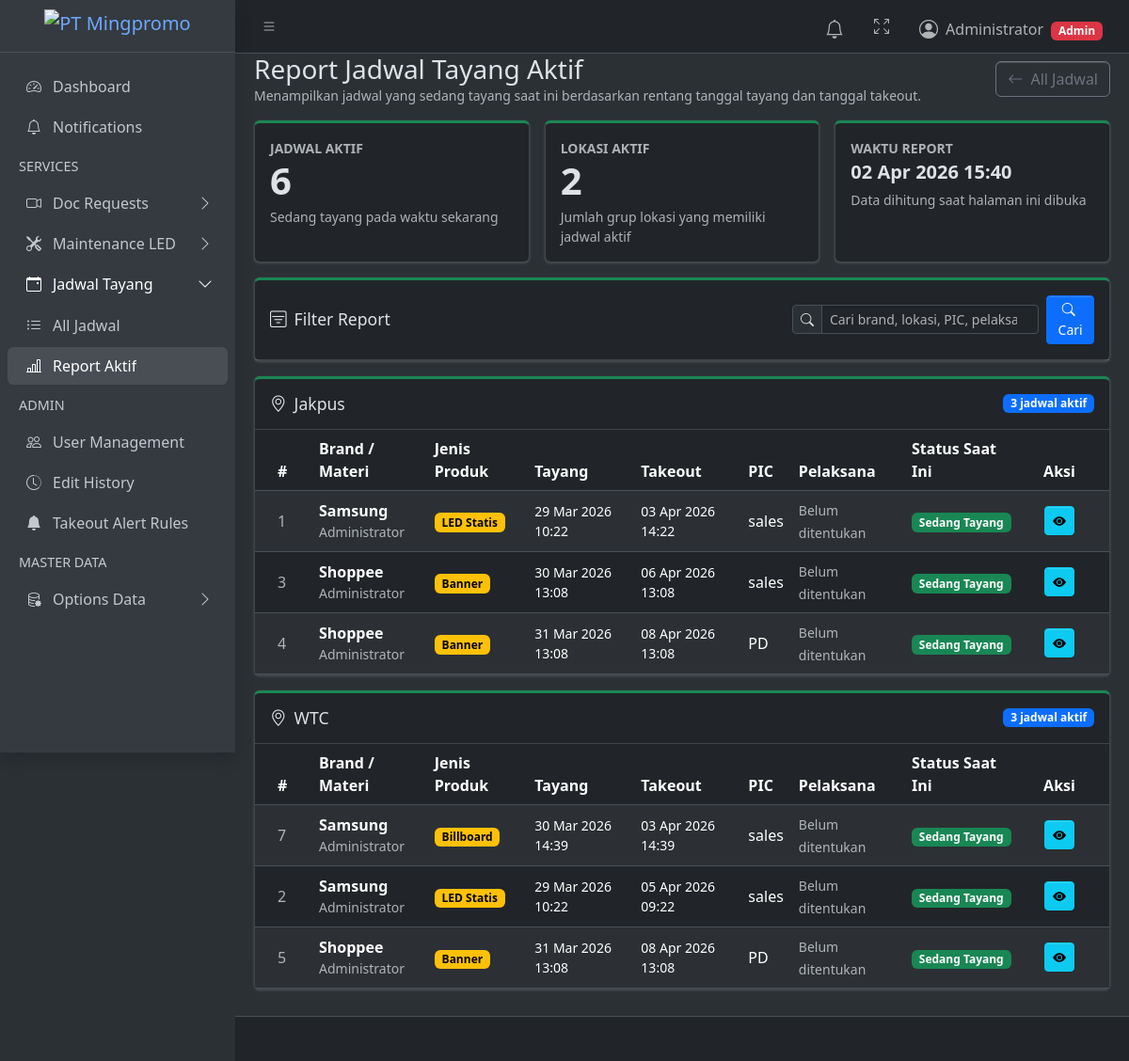
The app's page /jadwal-tayang/report/ (signed in) with its own data.
### products/models.py (models this page shows, shortened)
class Lokasi(models.Model):
    name = models.CharField(max_length=200, unique=True)

class JadwalTayang(models.Model):
    STATUS_CHOICES = [
        ('BELUM_TAYANG', 'Belum Tayang'),
        ('SEDANG_TAYANG', 'Sedang Tayang'),
        ('SUDAH_TAKEOUT', 'Sudah Takeout'),
    ]
    submitted_by = models.ForeignKey(
        settings.AUTH_USER_MODEL,
        on_delete=models.CASCADE,
        related_name="jadwal_tayang_requests",
        verbose_name="Submitted By",
    )
    brand_materi = models.ForeignKey(
        BrandMateri, on_delete=models.SET_NULL, null=True,
        verbose_name="Brand / Materi",
    )
    lokasi = models.ManyToManyField(Lokasi, verbose_name="Lokasi")
    jenis_led = models.ForeignKey(
        LEDType, on_delete=models.SET_NULL, null=True,
        verbose_name="Jenis Produk",
    )
    tanggal_tayang = models.DateTimeField("Tanggal Tayang")
    tanggal_takeout = models.DateTimeField("Tanggal Takeout")
    note_requester = models.TextField("Notes Requester", blank=True)
    foto_referensi_requester = models.ImageField(
        "Foto Referensi Requester",
        upload_to="jadwal_tayang/requester/",
        blank=True,
        null=True,
    )
    link_foto_drive_requester = models.URLField(
        "Link Foto Google Drive",
        blank=True,
    )
    note_executor = models.TextField("Notes Executor", blank=True)
    pic_pemohon = models.CharField("PIC Pemohon", max_length=150)
    pelaksana = models.ManyToManyField(
        Dokumentator, blank=True,
        related_name="jadwal_tayang_assignments",
        verbose_name="Pelaksana",
    )
    status = models.CharField(max_length=20, choices=STATUS_CHOICES, default='BELUM_TAYANG')
    created_at = models.DateTimeField(auto_now_add=True)
    class Meta:
        ordering = ['-created_at']

class BrandMateri(models.Model):
    name = models.CharField(max_length=200, unique=True)
    def __str__(self):
        return self.name

class LEDType(models.Model):
    name = models.CharField(max_length=100, unique=True)

### products/views.py (the view, shortened to what this page needs)
# urls.py: path("jadwal-tayang/report/", views.jadwal_tayang_report, name="jadwal_tayang_report"),
@login_required
def jadwal_tayang_report(request):
    search_query = _get_search_query(request)
    now = timezone.now()
    qs = JadwalTayang.objects.select_related(
        "brand_materi", "jenis_led", "submitted_by"
    ).prefetch_related("lokasi", "pelaksana").filter(
        tanggal_tayang__lte=now,
        tanggal_takeout__gte=now,
    )
    active_jadwal = list(qs.order_by("tanggal_takeout", "tanggal_tayang", "id"))
    report_groups = _group_jadwal_tayang_by_lokasi(active_jadwal)
    return render(request, "products/jadwal_tayang_report.html", {
        "report_groups": report_groups,
        "active_count": len(active_jadwal),
        "generated_at": now,
        **_search_context(request, "Cari brand, lokasi, PIC, pelaksana, atau user"),
    })

### products/views.py (called while the page is built)
def _get_search_query(request):
    return request.GET.get("q", "").strip()

def _search_context(request, placeholder):
    params = request.GET.copy()
    params.pop("page", None)
    search_query = _get_search_query(request)
    return {
        "search_query": search_query,
        "search_active": bool(search_query),
        "search_placeholder": placeholder,
        "page_query": params.urlencode(),
    }

def _group_jadwal_tayang_by_lokasi(jadwal_list):
    grouped = {}
    for jadwal_tayang in jadwal_list:
        lokasi_list = list(jadwal_tayang.lokasi.all())
        if not lokasi_list:
            grouped.setdefault("Tanpa Lokasi", {"lokasi_name": "Tanpa Lokasi", "items": []})["items"].append(jadwal_tayang)
            continue
        for lokasi in sorted(lokasi_list, key=lambda item: item.name.casefold()):
            grouped.setdefault(
                lokasi.name,
                {"lokasi_name": lokasi.name, "items": []},
            )["items"].append(jadwal_tayang)
    return [grouped[key] for key in sorted(grouped.keys(), key=str.casefold)]

### products/templates/products/jadwal_tayang_report.html (shortened to what this page needs)
{% extends "layouts/base.html" %}
{% block content %}
<div class="d-flex flex-column flex-lg-row justify-content-between align-items-lg-center gap-3 mb-3">
    <div>
        <h3 class="mb-0">Report Jadwal Tayang Aktif</h3>
        <p class="text-muted mb-0 small">
            Menampilkan jadwal yang sedang tayang saat ini berdasarkan rentang tanggal tayang dan tanggal takeout.
        </p>
    </div>
    <div class="d-flex gap-2">
        <a href="{% url 'jadwal_tayang_list' %}" class="btn btn-outline-secondary">
            <i class="bi bi-arrow-left me-1"></i> All Jadwal
        </a>
    </div>
</div>
<div class="row g-3 mb-3">
    <div class="col-md-6 col-xl-4">
        <div class="card card-success card-outline h-100">
            <div class="card-body">
                <div class="text-muted text-uppercase small fw-semibold">Jadwal Aktif</div>
                <div class="display-6 fw-bold mb-1">{{ active_count }}</div>
                <div class="text-muted small">Sedang tayang pada waktu sekarang</div>
            </div>
        </div>
    </div>
    <div class="col-md-6 col-xl-4">
        <div class="card card-success card-outline h-100">
            <div class="card-body">
                <div class="text-muted text-uppercase small fw-semibold">Lokasi Aktif</div>
                <div class="display-6 fw-bold mb-1">{{ report_groups|length }}</div>
                <div class="text-muted small">Jumlah grup lokasi yang memiliki jadwal aktif</div>
            </div>
        </div>
    </div>
    <div class="col-xl-4">
        <div class="card card-success card-outline h-100">
            <div class="card-body">
                <div class="text-muted text-uppercase small fw-semibold">Waktu Report</div>
                <div class="fw-bold fs-5 mb-1">{{ generated_at|date:"d M Y H:i" }}</div>
                <div class="text-muted small">Data dihitung saat halaman ini dibuka</div>
            </div>
        </div>
    </div>
</div>
<div class="card card-success card-outline mb-3">
    <div class="card-header">
        <div class="d-flex flex-column flex-lg-row align-items-lg-center justify-content-between gap-3">
            <h3 class="card-title mb-0">
                <i class="bi bi-filter-square me-2"></i>Filter Report
            </h3>
            {% include "products/_table_search.html" %}
        </div>
    </div>
</div>
{% for group in report_groups %}
<div class="card card-success card-outline mb-3">
    <div class="card-header">
        <div class="d-flex flex-column flex-md-row justify-content-between align-items-md-center gap-2">
            <h3 class="card-title mb-0">
                <i class="bi bi-geo-alt me-2"></i>{{ group.lokasi_name }}
            </h3>
            <span class="badge text-bg-primary">{{ group.items|length }} jadwal aktif</span>
        </div>
    </div>
    <div class="card-body p-0 table-responsive">
        <table class="table table-striped table-hover align-middle mb-0">
            <thead>
                <tr>
                    <th style="width:60px">#</th>
                    <th>Brand / Materi</th>
                    <th>Jenis Produk</th>
                    <th>Tayang</th>
                    <th>Takeout</th>
                    <th>PIC</th>
                    <th>Pelaksana</th>
                    <th>Status Saat Ini</th>
                    <th style="width:90px" class="text-center">Aksi</th>
                </tr>
            </thead>
            <tbody>
                {% for req in group.items %}
                <tr>
                    <td class="text-muted">{{ req.id }}</td>
                    <td>
                        <div class="fw-semibold">{{ req.brand_materi|default:"-" }}</div>
                        <div class="text-muted small">{{ req.submitted_by.get_full_name|default:req.submitted_by.username }}</div>
                    </td>
                    <td>
                        {% if req.jenis_led %}
                        <span class="badge text-bg-warning">{{ req.jenis_led.name }}</span>
                        {% else %}
                        <span class="text-muted">-</span>
                        {% endif %}
                    </td>
                    <td class="small">{{ req.tanggal_tayang|date:"d M Y H:i" }}</td>
                    <td class="small">{{ req.tanggal_takeout|date:"d M Y H:i" }}</td>
                    <td>{{ req.pic_pemohon }}</td>
                    <td>
                        {% for pelaksana in req.pelaksana.all %}
                        <span class="badge text-bg-info">{{ pelaksana.name }}</span>
                        {% empty %}
                        <span class="text-muted small">Belum ditentukan</span>
                        {% endfor %}
                    </td>
                    <td>
                        <span class="badge text-bg-success">Sedang Tayang</span>
                    </td>
                    <td class="text-center">
                        <a href="{% url 'jadwal_tayang_detail' req.id %}" class="btn btn-sm btn-info" title="View Detail">
                            <i class="bi bi-eye-fill"></i>
                        </a>
                    </td>
                </tr>
                {% endfor %}
            </tbody>
        </table>
    </div>
</div>
{% endfor %}
{% endblock %}

### products/templates/layouts/header.html (shortened to what this page needs)
<nav class="app-header navbar navbar-expand bg-body">
  <div class="container-fluid">
    <ul class="navbar-nav">
      <li class="nav-item">
        <a class="nav-link" data-lte-toggle="sidebar" href="#" role="button">
          <i class="bi bi-list"></i>
        </a>
      </li>
    </ul>
    <ul class="navbar-nav ms-auto">
      <li class="nav-item dropdown" id="notification-center" data-summary-url="{% url 'notification_summary' %}">
        <a href="#" class="nav-link position-relative" data-bs-toggle="dropdown" aria-expanded="false">
          <i class="bi bi-bell fs-5"></i>
        </a>
      </li>
      <li class="nav-item">
        <a class="nav-link" href="#" data-lte-toggle="fullscreen">
          <i data-lte-icon="maximize" class="bi bi-arrows-fullscreen"></i>
        </a>
      </li>
      <li class="nav-item dropdown user-menu">
        <a href="#" class="nav-link dropdown-toggle" data-bs-toggle="dropdown">
          <span class="d-flex align-items-center gap-2">
            <i class="bi bi-person-circle fs-5"></i>
            <span class="d-none d-md-inline">
              {{ user.get_full_name|default:user.username }}
              {% if user.is_superuser or user.groups.all.0.name == "admin" %}
              <span class="badge text-bg-danger ms-1">Admin</span>
              {% else %}
              <span class="badge text-bg-info ms-1">Staff</span>
              {% endif %}
            </span>
          </span>
        </a>
      </li>
    </ul>
  </div>
</nav>

### records on screen
Lokasi: lokasi_name "Jakpus"
JadwalTayang: id "1", brand_materi "Samsung", submitted_by.get_full_name "Administrator", jenis_led.name "LED Statis", tanggal_tayang "29 Mar 2026 10:22", tanggal_takeout "03 Apr 2026 14:22", pic_pemohon "sales"
JadwalTayang: id "3", brand_materi "Shoppee", submitted_by.get_full_name "Administrator", jenis_led.name "Banner", tanggal_tayang "30 Mar 2026 13:08", tanggal_takeout "06 Apr 2026 13:08", pic_pemohon "sales"
JadwalTayang: id "4", brand_materi "Shoppee", submitted_by.get_full_name "Administrator", jenis_led.name "Banner", tanggal_tayang "31 Mar 2026 13:08", tanggal_takeout "08 Apr 2026 13:08", pic_pemohon "PD"
Lokasi: lokasi_name "WTC"
JadwalTayang: id "7", brand_materi "Samsung", submitted_by.get_full_name "Administrator", jenis_led.name "Billboard", tanggal_tayang "30 Mar 2026 14:39", tanggal_takeout "03 Apr 2026 14:39", pic_pemohon "sales"
JadwalTayang: id "2", brand_materi "Samsung", submitted_by.get_full_name "Administrator", jenis_led.name "LED Statis", tanggal_tayang "29 Mar 2026 10:22", tanggal_takeout "05 Apr 2026 09:22", pic_pemohon "sales"
JadwalTayang: id "5", brand_materi "Shoppee", submitted_by.get_full_name "Administrator", jenis_led.name "Banner", tanggal_tayang "31 Mar 2026 13:08", tanggal_takeout "08 Apr 2026 13:08", pic_pemohon "PD"

### other values on screen
{{ user.get_full_name|default:user.username }} "Administrator"
{{ active_count }} "6"
{{ report_groups|length }} "2"
{{ group.items|length }} "3" "3"
